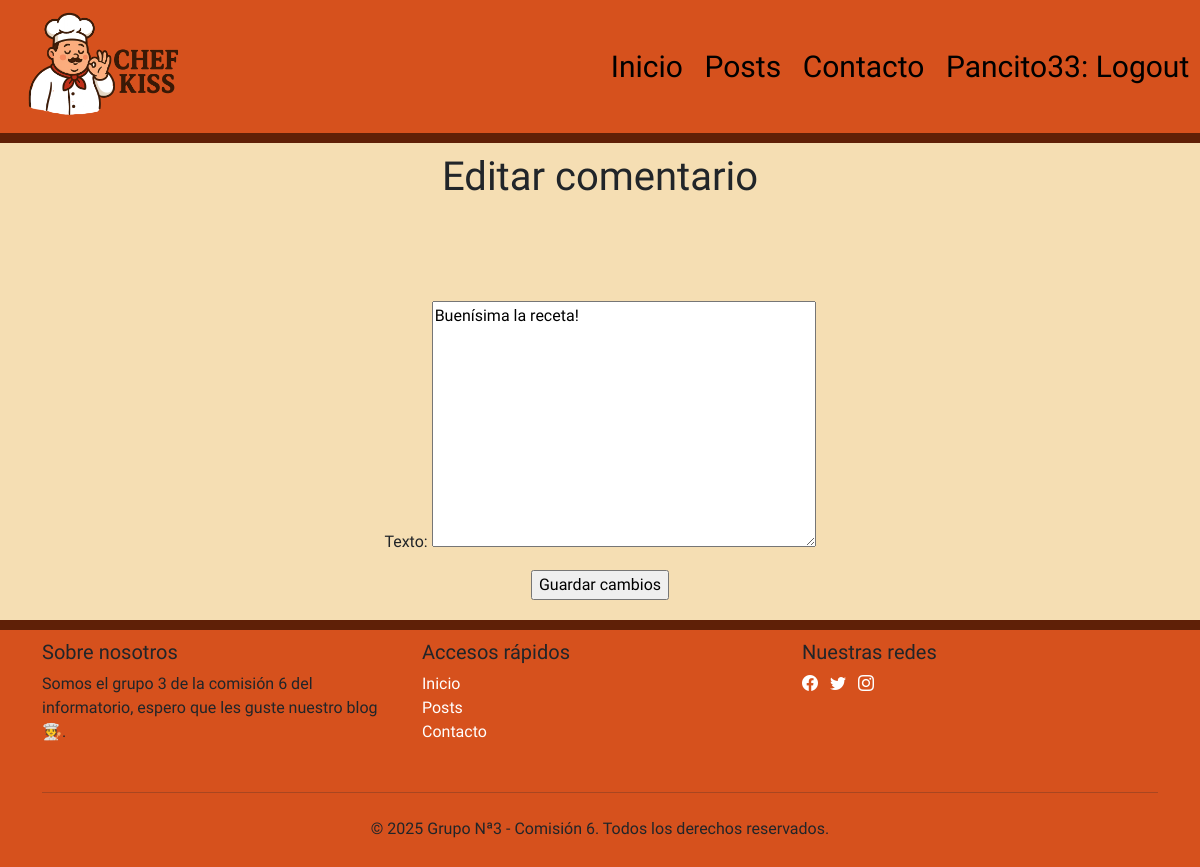
Before: /comentario/1/editar/?next=/posts/1/ (signed in) with the older database file.
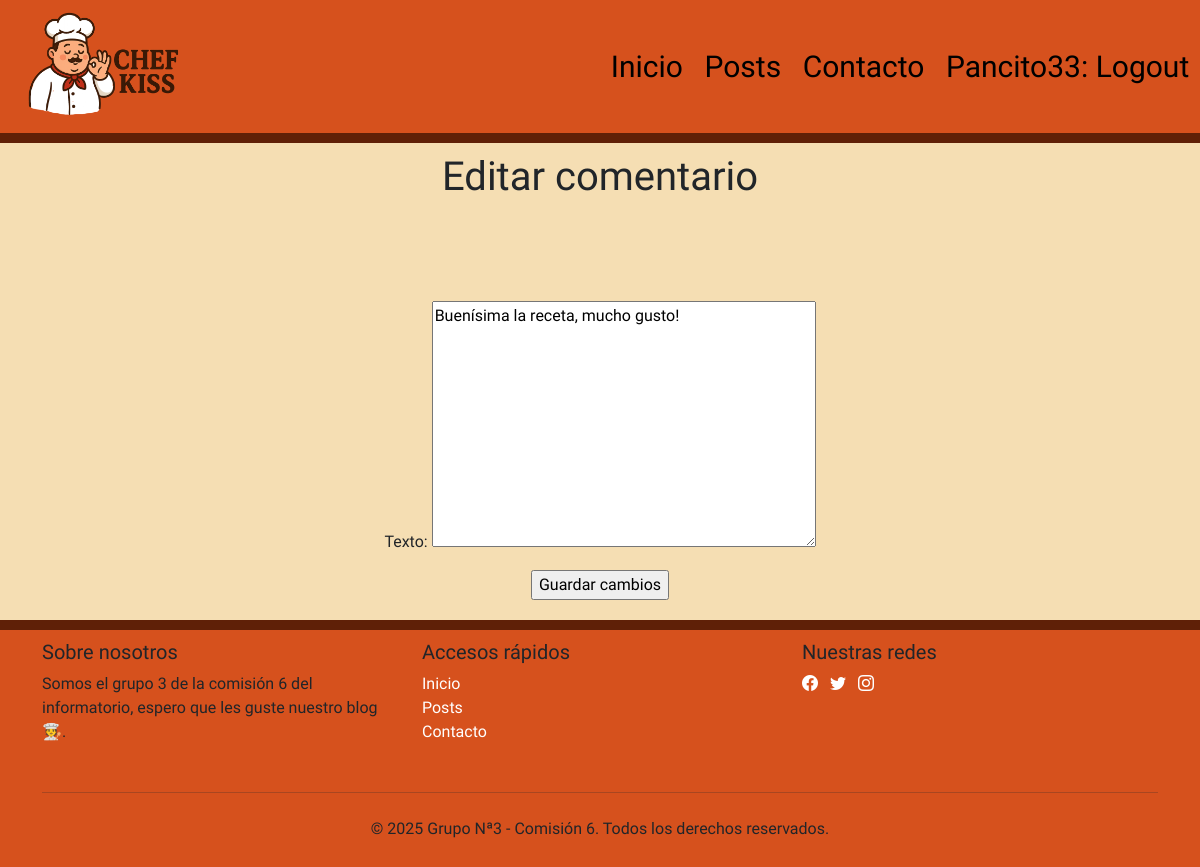
After: the same page with the newer database file.
### apps/posts/models.py (models this page shows, shortened)
class Comentario(models.Model):
    posts = models.ForeignKey('posts.Post', on_delete=models.CASCADE, related_name='comentarios')
    usuario = models.ForeignKey(settings.AUTH_USER_MODEL, on_delete=models.CASCADE,related_name='comentarios')
    texto = models.TextField()
    fecha = models.DateTimeField(auto_now_add=True)

### apps/posts/views.py (the view, shortened to what this page needs)
# urls.py: path('comentario/<int:pk>/editar/', ComentarioUpdateView.as_view(), name= 'comentario_editar'),
class ComentarioUpdateView(LoginRequiredMixin, UpdateView):
    model = Comentario
    form_class = ComentarioForm
    template_name = 'comentario/comentario_form.html'

### apps/posts/forms.py
class ComentarioForm(forms.ModelForm):
    class Meta:
        model = Comentario
        fields = ['texto']

### apps/posts/templatetags/colaborador_tags.py (called while the page is built)
@register.filter(name='has_group')
def has_group(user, group_name):
    return user.groups.filter(name=group_name).exists()

### templates/comentario/comentario_form.html (shortened to what this page needs)
{% extends 'base.html' %}
{% load colaborador_tags %}
{% block contenido %}
<center class="fondo_default">
    {% if user.is_superuser or comentario.usuario == user %}
    <div >
        <h1>Editar comentario</h1>
        <form method="POST" style="margin-bottom:10px;margin-top: 100px;">
        {{form.as_p}}
        <input type="submit" value="Guardar cambios">
        </form>
    </div>
    {%else%}
     <div class="container-fluid">
        <h1>Solo usuarios con permisos pueden acceder a esta página</h1>
     </div>
     {% endif%}
</center>
{%endblock%}

Changed rows visible on the page:
changed Comentario: texto "Buenísima la receta!" → "Buenísima la receta, mucho gusto!"
